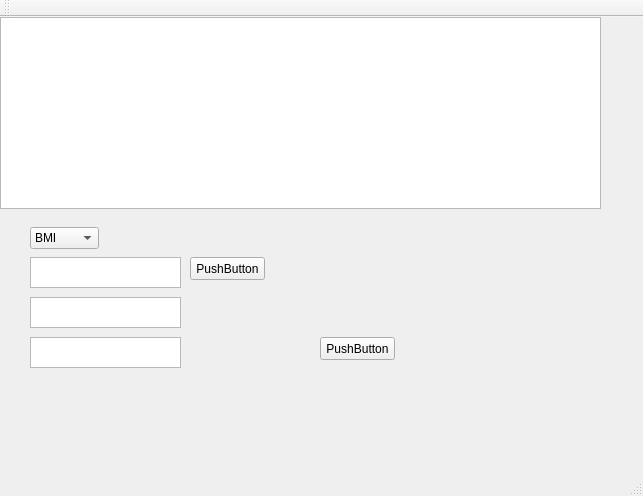
<?xml version="1.0" encoding="UTF-8"?>
<ui version="4.0">
 <class>Polymorphism_AndraClass</class>
 <widget class="QMainWindow" name="Polymorphism_AndraClass">
  <property name="geometry">
   <rect>
    <x>0</x>
    <y>0</y>
    <width>643</width>
    <height>496</height>
   </rect>
  </property>
  <property name="windowTitle">
   <string>Polymorphism_Andra</string>
  </property>
  <widget class="QWidget" name="centralWidget">
   <widget class="QListView" name="listView">
    <property name="geometry">
     <rect>
      <x>0</x>
      <y>0</y>
      <width>601</width>
      <height>192</height>
     </rect>
    </property>
   </widget>
   <widget class="QPushButton" name="pushButton">
    <property name="geometry">
     <rect>
      <x>190</x>
      <y>240</y>
      <width>75</width>
      <height>23</height>
     </rect>
    </property>
    <property name="text">
     <string>PushButton</string>
    </property>
   </widget>
   <widget class="QTextEdit" name="valueTextBox">
    <property name="geometry">
     <rect>
      <x>30</x>
      <y>240</y>
      <width>151</width>
      <height>31</height>
     </rect>
    </property>
    <property name="whatsThis">
     <string>&lt;html&gt;&lt;head/&gt;&lt;body&gt;&lt;p&gt;salut&lt;/p&gt;&lt;/body&gt;&lt;/html&gt;</string>
    </property>
   </widget>
   <widget class="QComboBox" name="analysisType">
    <property name="geometry">
     <rect>
      <x>30</x>
      <y>210</y>
      <width>69</width>
      <height>22</height>
     </rect>
    </property>
    <item>
     <property name="text">
      <string>BMI</string>
     </property>
    </item>
    <item>
     <property name="text">
      <string>BP</string>
     </property>
    </item>
   </widget>
   <widget class="QTextEdit" name="systolicTextBox">
    <property name="geometry">
     <rect>
      <x>30</x>
      <y>280</y>
      <width>151</width>
      <height>31</height>
     </rect>
    </property>
   </widget>
   <widget class="QTextEdit" name="diastolicTextBox">
    <property name="geometry">
     <rect>
      <x>30</x>
      <y>320</y>
      <width>151</width>
      <height>31</height>
     </rect>
    </property>
   </widget>
   <widget class="QPushButton" name="pushButton_2">
    <property name="geometry">
     <rect>
      <x>320</x>
      <y>320</y>
      <width>75</width>
      <height>23</height>
     </rect>
    </property>
    <property name="text">
     <string>PushButton</string>
    </property>
   </widget>
  </widget>
  <widget class="QMenuBar" name="menuBar">
   <property name="geometry">
    <rect>
     <x>0</x>
     <y>0</y>
     <width>643</width>
     <height>21</height>
    </rect>
   </property>
  </widget>
  <widget class="QToolBar" name="mainToolBar">
   <attribute name="toolBarArea">
    <enum>TopToolBarArea</enum>
   </attribute>
   <attribute name="toolBarBreak">
    <bool>false</bool>
   </attribute>
  </widget>
  <widget class="QStatusBar" name="statusBar"/>
 </widget>
 <layoutdefault spacing="6" margin="11"/>
 <resources>
  <include location="polymorphism_andra.qrc"/>
 </resources>
 <connections/>
</ui>
